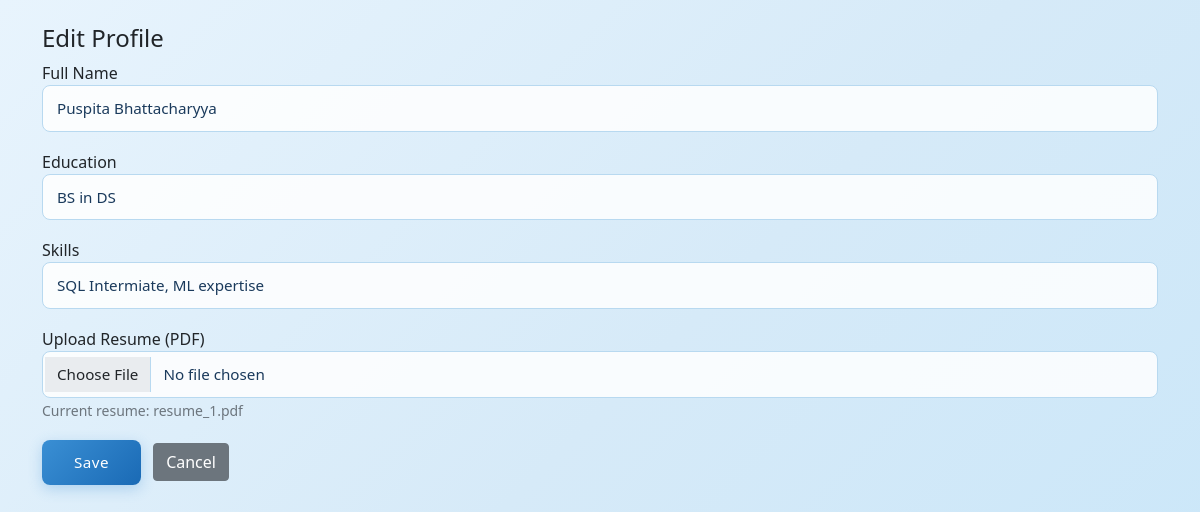
Screenshot of /edit_profile/2 with the database file from the repository.
### application/models.py (models this page shows)
class Student(db.Model):
    __tablename__ = 'student'
    id = db.Column(db.Integer, primary_key=True)
    fullname = db.Column(db.String(150), nullable=False)
    user_id = db.Column(db.Integer, db.ForeignKey('user.id'), nullable=False)
    education = db.Column(db.String(200))
    skills = db.Column(db.String(300))
    resume_filename = db.Column(db.String(200))
    applications = db.relationship('Application', backref='student', lazy=True)

### application/controllers.py (the view, shortened to what this page needs)
@app.route("/edit_profile/<int:user_id>", methods=["GET", "POST"])
def edit_profile(user_id):
    student = Student.query.filter_by(user_id=user_id).first()
    return render_template("student_edit_profile.html", student=student)

### templates/student_edit_profile.html (shortened to what this page needs)
<!DOCTYPE html>
<html>
<head>
  <link href="https://cdn.jsdelivr.net/npm/bootstrap@5.0.2/dist/css/bootstrap.min.css" rel="stylesheet">
  <link rel="stylesheet" href="/static/style.css">
</head>
<body>
<div class="container mt-4">
  <h4>Edit Profile</h4>
  <form method="POST" enctype="multipart/form-data">
    <div class="mb-3">
      <label>Full Name</label>
      <input type="text" name="name" class="form-control"
             value="{{ student.fullname }}" required>
    </div>
    <div class="mb-3">
      <label>Education</label>
      <input type="text" name="education" class="form-control"
             value="{{ student.education or '' }}">
    </div>
    <div class="mb-3">
      <label>Skills</label>
      <input type="text" name="skills" class="form-control"
             value="{{ student.skills or '' }}">
    </div>
    <div class="mb-3">
      <label>Upload Resume (PDF)</label>
      <input type="file" name="resume" class="form-control" accept=".pdf">
      {% if student.resume_filename %}
        <small class="text-muted">Current resume: {{ student.resume_filename }}</small>
      {% endif %}
    </div>
    <button type="submit" class="btn btn-primary">Save</button>
    <a href="/student_dashboard/{{ student.user_id }}" class="btn btn-secondary ms-2">Cancel</a>
  </form>
</div>
</body>
</html>

### static/style.css (style rules this page uses)
* { margin: 0; padding: 0; box-sizing: border-box; }
body { background: linear-gradient(135deg, #e8f4fd 0%, #d6eaf8 50%, #c8e6f9 100%); font-family: 'Segoe UI', sans-serif; min-height: 100vh; }
.form-control { background: rgba(255,255,255,0.85) !important; border: 1px solid #b8d9f0 !important; border-radius: 8px !important; color: #1a3a5c !important; padding: 11px 14px !important; font-size: 0.95rem !important; transition: border-color 0.2s, box-shadow 0.2s !important; }
.form-control::placeholder { color: #a0b8cc !important; }
.btn-primary { background: linear-gradient(135deg, #3a8fd4, #1a6ab5) !important; border: none !important; border-radius: 8px !important; padding: 11px 32px !important; font-size: 0.95rem !important; font-weight: 500 !important; letter-spacing: 0.03em !important; box-shadow: 0 4px 14px rgba(58,143,212,0.3) !important; transition: transform 0.15s, box-shadow 0.15s !important; }
.mb-3 { margin-bottom: 18px !important; }

### rows the page displays
Student: name "Puspita Bhattacharyya", education "BS in DS", skills "SQL Intermiate, ML expertise", resume_filename "resume_1.pdf"
